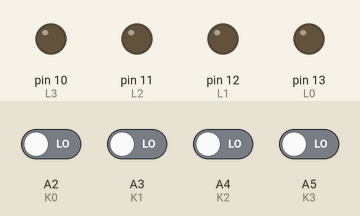
Recording of a sketch running on a simulated Arduino Uno, built with avr-gcc and run on an emulated ATmega328P. Shown: output pins drawn as LEDs (lit = HIGH). The inputs (shaded band) are chosen by the test bench; at power-on: A2 (K0), A3 (K1), A4 (K2), A5 (K3) LOW.

Above: at 1.2 s.
1.3 s: A2 (K0) driven HIGH
At 1.9 s:
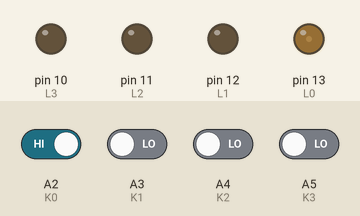
2.8 s: A5 (K3) driven HIGH
At 4.0 s:
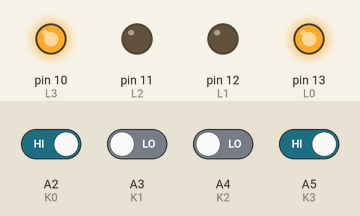
4.3 s: A3 (K1) driven HIGH
At 5.5 s:
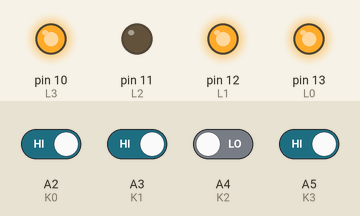
5.8 s: A4 (K2) driven HIGH
At 6.7 s:
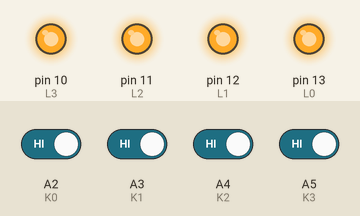
7.3 s: A5 (K3) driven LOW
At 8.1 s:
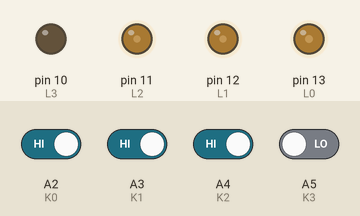
8.8 s: A2 (K0) driven LOW
At 10.0 s:
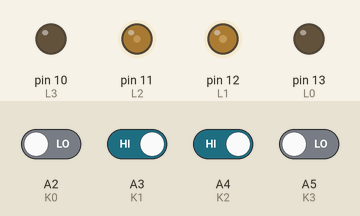
Timing chart, 0 to 11.3 s (numbered marks = the images above; inputs shaded):
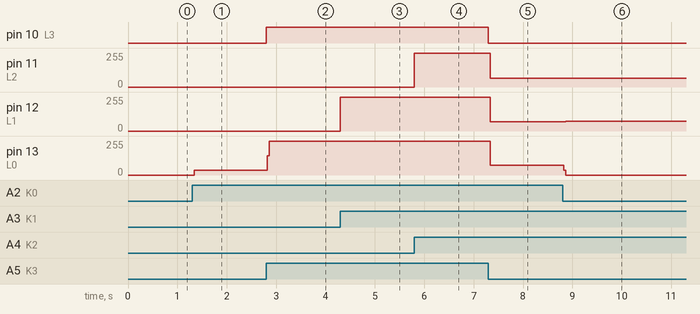

Measured:
- after the input at 1.3 s, pin 13 (L0): 0/255 → 34/255 at once
- after the input at 2.8 s, pin 10 (L3): LOW → HIGH at once; pin 13 (L0): 34/255 → 255/255 at once
- after the input at 4.3 s, pin 12 (L1): 0/255 → 255/255 at once
- after the input at 5.8 s, pin 11 (L2): 0/255 → 255/255 at once
- after the input at 7.3 s, pin 10 (L3): HIGH → LOW at once; pin 11 (L2): 255/255 → 67/255 at once; pin 12 (L1): 255/255 → 69/255 at once; pin 13 (L0): 255/255 → 72/255 at once
- after the input at 8.8 s, pin 12 (L1): 69/255 → 75/255 after 0.06 s; pin 13 (L0): 72/255 → 0/255 at once

The sketch:

De_bouncing.ino
```cpp
/* Project name		: De-bouncing_for_Robomart_Arduino_Board
// Complied by 		: www.robomart.com
// Designed for         : ROBOSAPIENS TECHNOLOGIES PVT. LTD
//                	  http://www.robosapiensindia.com

/***********************De-bouncing using Arduino Library***********************/

/*
Turn the LEDs ON w.r.t. the Keys pressed and Turn OFF when released
*/

// 4 Bit LEDs (L0 – L3) connected to Pin 13, 12, 11, 10 and Keypad (SW0 – SW1
// connected to Analog Pin 2, 3, 4, 5 respectively.

// give them a name:
const int K0 = A2;
const int K1 = A3;
const int K2 = A4;
const int K3 = A5;

const int L0 =  13;
const int L1 =  12;
const int L2 =  11;
const int L3 =  10;

int K0State = 0;
int K1State = 0;
int K2State = 0;
int K3State = 0;

// the setup routine runs once when you press reset:
void setup()
{
  // initialize the digital pins as an output and analog pins as an input
  pinMode(K0, INPUT);
  pinMode(K1, INPUT);
  pinMode(K2, INPUT);
  pinMode(K3, INPUT);

  pinMode(L0, OUTPUT);
  pinMode(L1, OUTPUT);
  pinMode(L2, OUTPUT);
  pinMode(L3, OUTPUT);
}

void loop()
// the loop routine runs over and over again forever:
{
  K0State = digitalRead(K0); // stores the status of the key K0 pressed in K0State
  K1State = digitalRead(K1); // stores the status of the key K1 pressed in K1State
  K2State = digitalRead(K2); // stores the status of the key K2 pressed in K2State
  K3State = digitalRead(K3); // stores the status of the key K3 pressed in K3State

  // compares the status of the key pressed and Turn ON the desired LED
  if (K0State == HIGH)
  {
    digitalWrite(L0, HIGH);  // stores the status of L0(HIGH is the voltage level)
  }

  if (K1State == HIGH)
  {
    digitalWrite(L1, HIGH);  // stores the status of L1(HIGH is the voltage level)
  }

  if (K2State == HIGH)
  {
    digitalWrite(L2, HIGH);  // stores the status of L2(HIGH is the voltage level)
  }

  if (K3State == HIGH)
  {
    digitalWrite(L3, HIGH);  // stores the status of L3(HIGH is the voltage level)
  }

  else
  {
   digitalWrite(L0, LOW);    // stores the status of L0(LOW is the voltage level)
   digitalWrite(L1, LOW);    // stores the status of L1(LOW is the voltage level)
   digitalWrite(L2, LOW);    // stores the status of L2(LOW is the voltage level)
   digitalWrite(L3, LOW);    // stores the status of L3(LOW is the voltage level)
  }
   }

/*************end of the program*************/
```
